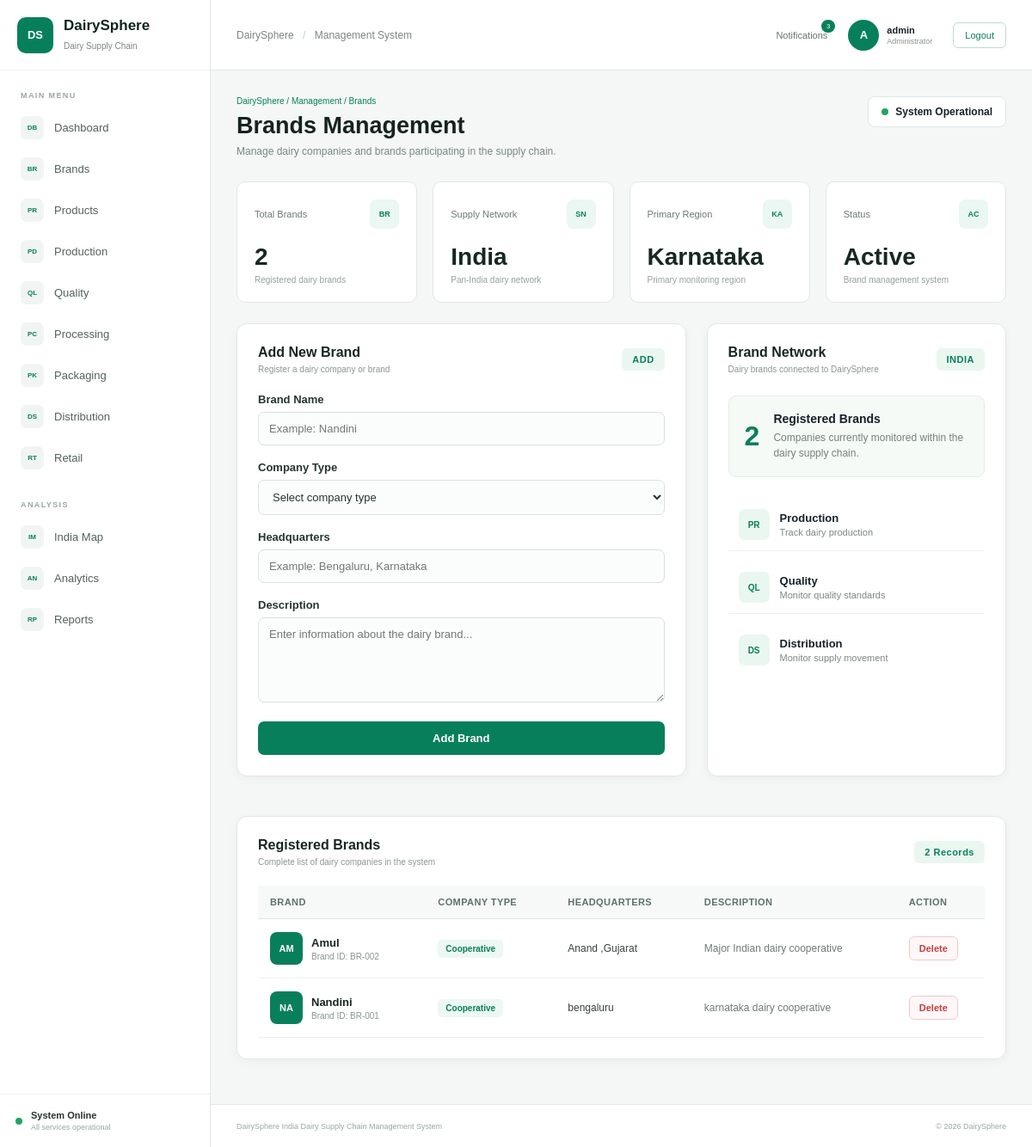
The app's page /brands (signed in) with its own data.
### tables this page shows
CREATE TABLE brands (

            id INTEGER PRIMARY KEY AUTOINCREMENT,

            name TEXT NOT NULL,

            company_type TEXT NOT NULL,

            headquarters TEXT,

            description TEXT,

            created_at TIMESTAMP DEFAULT CURRENT_TIMESTAMP

        );

### app.py (the view)
@app.route("/brands")
def brands():
    if "username" not in session:
        return redirect("/login")
    connection = get_db_connection()
    brands = connection.execute(
        "SELECT * FROM brands ORDER BY id DESC"
    ).fetchall()
    connection.close()
    return render_template(
        "brands.html",
        brands=brands,
        username=session["username"]
    )

### database.py (called while the page is built)
def get_db_connection():
    connection = sqlite3.connect(DATABASE)
    connection.row_factory = sqlite3.Row
    return connection

### templates/brands.html (shortened to what this page needs)
{% extends "base.html" %}
{% block content %}
<div class="page-header">
    <div>
        <p class="breadcrumb">
            DairySphere / Management / Brands
        </p>
        <h1>Brands Management</h1>
        <p class="page-description">
            Manage dairy companies and brands participating in the supply chain.
        </p>
    </div>
    <div class="page-status">
        <span class="status-dot"></span>
        System Operational
    </div>
</div>
<div class="stats-grid">
    <div class="stat-card">
        <div class="stat-header">
            <span>Total Brands</span>
            <div class="stat-icon">BR</div>
        </div>
        <h2>{{ brands|length }}</h2>
        <p>Registered dairy brands</p>
    </div>
    <div class="stat-card">
        <div class="stat-header">
            <span>Supply Network</span>
            <div class="stat-icon">SN</div>
        </div>
        <h2>India</h2>
        <p>Pan-India dairy network</p>
    </div>
    <div class="stat-card">
        <div class="stat-header">
            <span>Primary Region</span>
            <div class="stat-icon">KA</div>
        </div>
        <h2>Karnataka</h2>
        <p>Primary monitoring region</p>
    </div>
    <div class="stat-card">
        <div class="stat-header">
            <span>Status</span>
            <div class="stat-icon">AC</div>
        </div>
        <h2>Active</h2>
        <p>Brand management system</p>
    </div>
</div>
<div class="brand-management-grid">
    <section class="panel brand-form-panel">
        <div class="panel-header">
            <div>
                <h2>Add New Brand</h2>
                <p>
                    Register a dairy company or brand
                </p>
            </div>
            <div class="panel-code">
                ADD
            </div>
        </div>
        <form action="{{ url_for('add_brand') }}" method="POST"
              class="brand-form">
            <div class="form-group">
                <label for="name">
                    Brand Name
                </label>
                <input
                    type="text"
                    id="name"
                    name="name"
                    placeholder="Example: Nandini"
                    required
                >
            </div>
            <div class="form-group">
                <label for="company_type">
                    Company Type
                </label>
                <select
                    id="company_type"
                    name="company_type"
                    required
                >
                    <option value="">
                        Select company type
                    </option>
                </select>
            </div>
            <div class="form-group">
                <label for="headquarters">
                    Headquarters
                </label>
                <input
                    type="text"
                    id="headquarters"
                    name="headquarters"
                    placeholder="Example: Bengaluru, Karnataka"
                    required
                >
            </div>
            <div class="form-group">
                <label for="description">
                    Description
                </label>
                <textarea
                    id="description"
                    name="description"
                    rows="5"
                    placeholder="Enter information about the dairy brand..."
                ></textarea>
            </div>
            <button type="submit" class="primary-button">
                Add Brand
            </button>
        </form>
    </section>
    <section class="panel brand-info-panel">
        <div class="panel-header">
            <div>
                <h2>Brand Network</h2>
                <p>
                    Dairy brands connected to DairySphere
                </p>
            </div>
            <div class="network-badge">
                INDIA
            </div>
        </div>
        <div class="network-summary">
            <div class="summary-number">
                {{ brands|length }}
            </div>
            <div>
                <strong>Registered Brands</strong>
                <p>
                    Companies currently monitored
                    within the dairy supply chain.
                </p>
            </div>
        </div>
        <div class="network-features">
            <div class="feature-row">
                <div class="feature-icon">
                    PR
                </div>
                <div>
                    <strong>Production</strong>
                    <span>Track dairy production</span>
                </div>
            </div>
            <div class="feature-row">
                <div class="feature-icon">
                    QL
                </div>
                <div>
                    <strong>Quality</strong>
                    <span>Monitor quality standards</span>
                </div>
            </div>
            <div class="feature-row">
                <div class="feature-icon">
                    DS
                </div>
                <div>
                    <strong>Distribution</strong>
                    <span>Monitor supply movement</span>
                </div>
            </div>
        </div>
    </section>
</div>
<section class="panel registered-brands-panel">
    <div class="panel-header">
        <div>
            <h2>Registered Brands</h2>
            <p>
                Complete list of dairy companies in the system
            </p>
        </div>
        <div class="record-count">
            {{ brands|length }} Records
        </div>
    </div>
    {% if brands %}
    <div class="brand-table-wrapper">
        <table class="brand-table">
            <thead>
                <tr>
                    <th>Brand</th>
                    <th>Company Type</th>
                    <th>Headquarters</th>
                    <th>Description</th>
                    <th>Action</th>
                </tr>
            </thead>
            <tbody>
                {% for brand in brands %}
                <tr>
                    <td>
                        <div class="brand-name-cell">
                            <div class="brand-avatar">
                                {{ brand.name[:2]|upper }}
                            </div>
                            <div>
                                <strong>
                                    {{ brand.name }}
                                </strong>
                                <span>
                                    Brand ID: BR-{{ "%03d"|format(brand.id) }}
                                </span>
                            </div>
                        </div>
                    </td>
                    <td>
                        <span class="company-badge">
                            {{ brand.company_type }}
                        </span>
                    </td>
                    <td>
                        {{ brand.headquarters }}
                    </td>
                    <td class="description-cell">
                        {% if brand.description %}
                            {{ brand.description }}
                        {% else %}
                            No description available
                        {% endif %}
                    </td>
                    <td>
                        <a
                            href="{{ url_for('delete_brand', brand_id=brand.id) }}"
                            class="delete-button"
                            onclick="return confirm('Are you sure you want to delete this brand?');"
                        >
                            Delete
                        </a>
                    </td>
                </tr>
                {% endfor %}
            </tbody>
        </table>
    </div>
    {% endif %}
</section>
{% endblock %}

### records on screen
brands: name "AM", name "Amul", id "002", company_type "Cooperative", headquarters "Anand ,Gujarat", description "Major Indian dairy cooperative"
brands: name "NA", name "Nandini", id "001", company_type "Cooperative", headquarters "bengaluru", description "karnataka dairy cooperative"

### other values on screen
{{ username[0]|upper }} "A"
{{ username }} "admin"
{{ brands|length }} "2"
